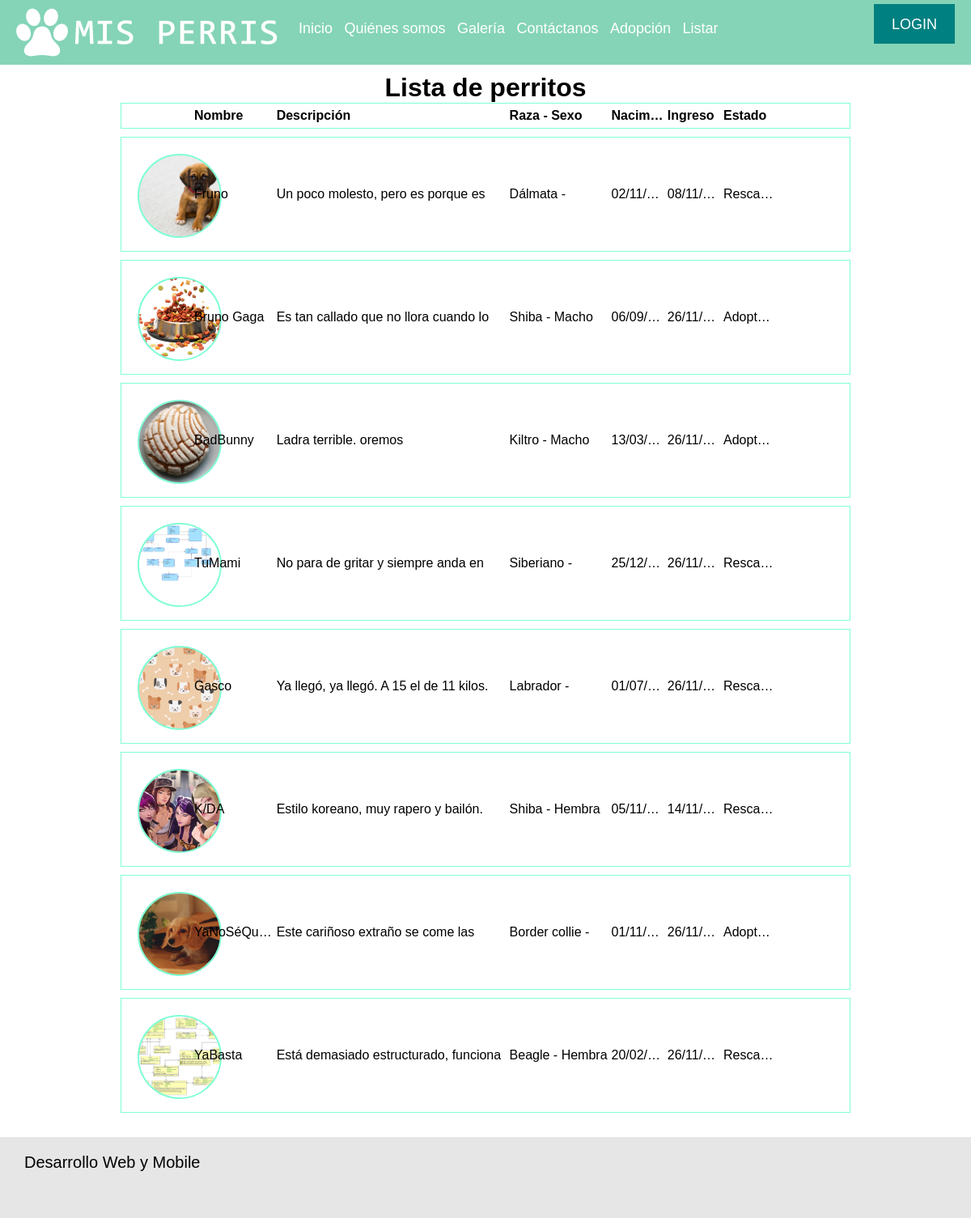
The app's page /listar/ with its own data.
### adopt/models.py (models this page shows, shortened)
class Perrito(models.Model):
    nombre = models.CharField(max_length=50)
    raza = models.ForeignKey(Raza, on_delete=models.CASCADE)
    genero = models.CharField(max_length=30, choices=genero)
    fecha_ingreso = models.DateField(blank=True, null=False)
    fecha_nacimiento = models.DateField(blank=True, null=True)
    imagen = models.ImageField()
    estado = models.ForeignKey(Estado, on_delete=models.CASCADE)
    descripcion = models.TextField(null=True, max_length=50)

class Raza (models.Model):
    id = models.CharField(primary_key=True, max_length=1)
    nombre = models.CharField(max_length=50)
    def __str__(self):
        return self.nombre

class Estado (models.Model):
    nombre = models.CharField(max_length=50)
    def __str__(self):
        return self.nombre

### adopt/views.py (the view)
# urls.py: url('listar/', listar, name="listar")
def listar(request):
    mostrar=Perrito.objects.all()
    return render (request, 'core/listar.html', {'doggy': mostrar})

### core/templates/core/listar.html (shortened to what this page needs)
{% extends "core/base.html" %}
{% load static %}
{% block content %}
	<div class="gallery">
		<h1 class="titulo">Lista de perritos</h1>
	<div class="caja_gal_lis" style="height: 30px;">
		<div style="font-weight: bold; display: inline-block; width: 90%; float: right; position: relative; height: 100%;">
			<div class="caja caja1" style="line-height: 30px;">Nombre</div>
			<div class="caja caja2" style="line-height: 30px;">Descripción</div>
			<div class="caja caja3" style="line-height: 30px;">Raza - Sexo</div>
			<div class="caja caja4" style="line-height: 30px;">Nacimiento</div>
			<div class="caja caja5" style="line-height: 30px;">Ingreso</div>
			<div class="caja caja6" style="line-height: 30px;">Estado</div>
		</div>
	</div>
	{% for Perrito in doggy %}
		<div class="caja_gal_lis">
			<div class="caja_img_lis" style="background-image: url('{{Perrito.imagen.url}}')">
				<a data-fancybox="gallery" href="{{Perrito.imagen.url}}" data-caption="{{Perrito.nombre}}. {{Perrito.descripcion}}"></a>
			</div>
			<div style="display: inline-block; width: 90%; float: right; position: relative; height: 100%;">
				<div class="caja caja1">{{Perrito.nombre}}</div>
				<div class="caja caja2">{{Perrito.descripcion}}</div>
				<div class="caja caja3">{{Perrito.raza}} - {% if Perrito.genero == 'H' %}Hembra{% else %}Macho{% endif %}</div>
				<div class="caja caja4">{{Perrito.fecha_nacimiento|date:"d/m/Y"}}</div>
				<div class="caja caja5">{{Perrito.fecha_ingreso|date:"d/m/Y"}}</div>
				<div class="caja caja6">{{Perrito.estado}}</div>
			</div>
		</div>
	{% endfor%}
	</div>
{% endblock content %}

### core/static/core/css/styles.css (style rules this page uses)
* { margin:0; padding:0; }
body { font-family: Arial, Helvetica, sans-serif; max-width: 100%; }
.titulo { padding-top: 10px; text-align: center; }
.caja_gal_lis { width: 75%; margin:auto; border-style: solid; border-width: 1px; border-color: aquamarine; height: 140px; margin-bottom: 10px; }
.caja_img_lis { display: inline-block; height: 100px; width: 100px; margin-top: 20px; margin-left: 20px; background-size: cover; background-position: 50% 50%; border-radius: 100%; border: 2px solid aquamarine; position: absolute; }
.caja_img_lis a { display: block; width: 100%; height: 100%; }
.caja { word-wrap: break-all; text-overflow: ellipsis; height: 100%; position: relative; overflow: hidden; line-height: 140px; }
.caja1 { display: inline-block; width: 12%; }
.caja2 { display: inline-block; width: 35%; }
.caja3 { display: inline-block; width: 15%; }
.caja4 { display: inline-block; width: 8%; }
.caja5 { display: inline-block; width: 8%; }
.caja6 { display: inline-block; width: 8%; }

### records on screen
Perrito: imagen (picture), nombre "Fruno", descripcion "Un poco molesto, pero es porque es…", raza "Dálmata", fecha_nacimiento "02/11/…", fecha_ingreso "08/11/…", estado "Resca…"
Perrito: imagen (picture), nombre "Bruno Gaga", descripcion "Es tan callado que no llora cuando lo…", raza "Shiba", genero "Macho", fecha_nacimiento "06/09/…", fecha_ingreso "26/11/…", estado "Adopt…"
Perrito: imagen (picture), nombre "BadBunny", descripcion "Ladra terrible. oremos", raza "Kiltro", genero "Macho", fecha_nacimiento "13/03/…", fecha_ingreso "26/11/…", estado "Adopt…"
Perrito: imagen (picture), nombre "TuMami", descripcion "No para de gritar y siempre anda en…", raza "Siberiano", fecha_nacimiento "25/12/…", fecha_ingreso "26/11/…", estado "Resca…"
Perrito: imagen (picture), nombre "Gasco", descripcion "Ya llegó, ya llegó. A 15 el de 11 kilos.", raza "Labrador", fecha_nacimiento "01/07/…", fecha_ingreso "26/11/…", estado "Resca…"
Perrito: imagen (picture), nombre "K/DA", descripcion "Estilo koreano, muy rapero y bailón.…", raza "Shiba", genero "Hembra", fecha_nacimiento "05/11/…", fecha_ingreso "14/11/…", estado "Resca…"
Perrito: imagen (picture), nombre "YaNoSéQu…", descripcion "Este cariñoso extraño se come las…", raza "Border collie", fecha_nacimiento "01/11/…", fecha_ingreso "26/11/…", estado "Adopt…"
Perrito: imagen (picture), nombre "YaBasta", descripcion "Está demasiado estructurado, funciona…", raza "Beagle", genero "Hembra", fecha_nacimiento "20/02/…", fecha_ingreso "26/11/…", estado "Resca…"
